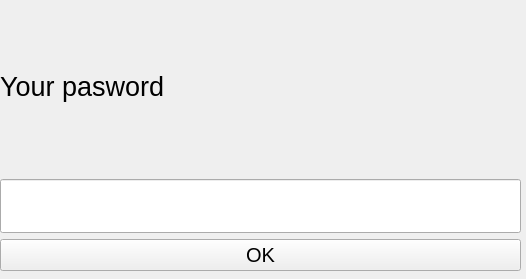
<?xml version="1.0" encoding="UTF-8"?>
<ui version="4.0">
 <class>MainWindow</class>
 <widget class="QMainWindow" name="MainWindow">
  <property name="geometry">
   <rect>
    <x>0</x>
    <y>0</y>
    <width>526</width>
    <height>279</height>
   </rect>
  </property>
  <property name="font">
   <font>
    <pointsize>20</pointsize>
   </font>
  </property>
  <property name="windowTitle">
   <string>MainWindow</string>
  </property>
  <widget class="QWidget" name="centralwidget">
   <widget class="QWidget" name="verticalLayoutWidget">
    <property name="geometry">
     <rect>
      <x>0</x>
      <y>0</y>
      <width>521</width>
      <height>271</height>
     </rect>
    </property>
    <layout class="QVBoxLayout" name="verticalLayout_2">
     <item>
      <widget class="QLabel" name="label">
       <property name="font">
        <font>
         <pointsize>20</pointsize>
        </font>
       </property>
       <property name="text">
        <string>Your pasword</string>
       </property>
       <property name="margin">
        <number>20</number>
       </property>
      </widget>
     </item>
     <item>
      <widget class="QLineEdit" name="lineEdit">
       <property name="font">
        <font>
         <pointsize>30</pointsize>
        </font>
       </property>
       <property name="echoMode">
        <enum>QLineEdit::Password</enum>
       </property>
      </widget>
     </item>
     <item>
      <widget class="QPushButton" name="pushButton">
       <property name="font">
        <font>
         <pointsize>15</pointsize>
        </font>
       </property>
       <property name="text">
        <string>OK</string>
       </property>
      </widget>
     </item>
    </layout>
   </widget>
  </widget>
 </widget>
 <resources/>
 <connections/>
</ui>
